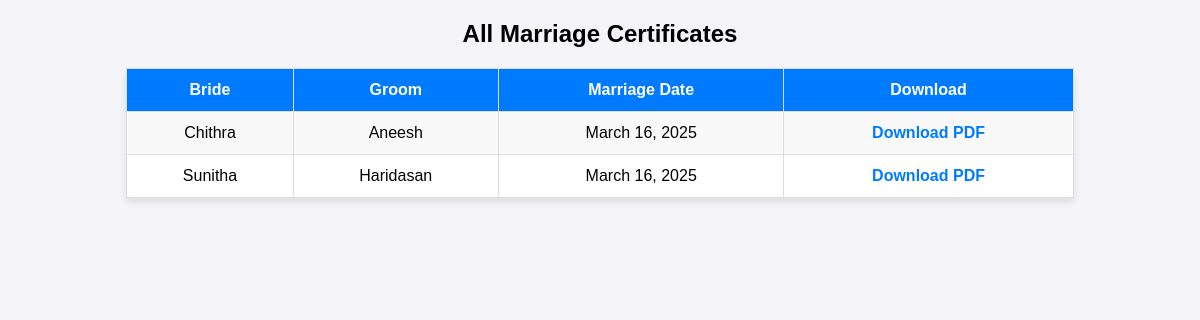
The page /all-certificates/ (signed in) on the database its author committed.
### temple/models.py (models this page shows, shortened)
class MarriageCertificate(models.Model):
    user = models.ForeignKey(User, on_delete=models.CASCADE)
    bride_name = models.CharField(max_length=255)
    groom_name = models.CharField(max_length=255)
    bride_dob = models.DateField()
    groom_dob = models.DateField()
    marriage_date = models.DateField()
    time_slot = models.CharField(max_length=50, null=True, blank=True)
    certificate_pdf = models.FileField(upload_to='certificates/', null=True, blank=True)

### temple/views.py (the view)
# urls.py: path('all-certificates/', temple.views.view_all_certificates, name='view_all_certificates'),
def view_all_certificates(request):
    if not request.user.is_staff:  # Only allow admins to view all certificates
        return HttpResponse("Access Denied", status=403)
    certificates = MarriageCertificate.objects.all()  # Fetch all certificates
    return render(request, 'view_all_certificates.html', {'certificates': certificates})

### Templates/view_all_certificates.html (shortened to what this page needs)
<!DOCTYPE html>
<html lang="en">
<head>
</head>
<body>
    <h2>All Marriage Certificates</h2>
    <table>
        <tr>
            <th>Bride</th>
            <th>Groom</th>
            <th>Marriage Date</th>
            <th>Download</th>
        </tr>
        {% for certificate in certificates %}
        <tr>
            <td>{{ certificate.bride_name }}</td>
            <td>{{ certificate.groom_name }}</td>
            <td>{{ certificate.marriage_date }}</td>
            <td>
                {% if certificate.certificate_pdf %}
                    <a href="{{ certificate.certificate_pdf.url }}" download>Download PDF</a>
                {% else %}
                    Not Available
                {% endif %}
            </td>
        </tr>
        {% empty %}
        <tr>
            <td colspan="4">No certificates found</td>
        </tr>
        {% endfor %}
    </table>
</body>
</html>

### Templates/view_all_certificates.html (style rules this page uses)
body { font-family: Arial, sans-serif; text-align: center; background-color: #f4f4f9; }
table { width: 80%; margin: 20px auto; border-collapse: collapse; background: white; box-shadow: 0px 4px 8px rgba(0, 0, 0, 0.1); }
th, td { padding: 12px; border: 1px solid #ddd; }
th { background: #007BFF; color: white; }
tr:nth-child(even) { background: #f9f9f9; }
a { color: #007BFF; text-decoration: none; font-weight: bold; }

### rows shown on the page
MarriageCertificate: bride_name "Chithra", groom_name "Aneesh", marriage_date "March 16, 2025"
MarriageCertificate: bride_name "Sunitha", groom_name "Haridasan", marriage_date "March 16, 2025"
